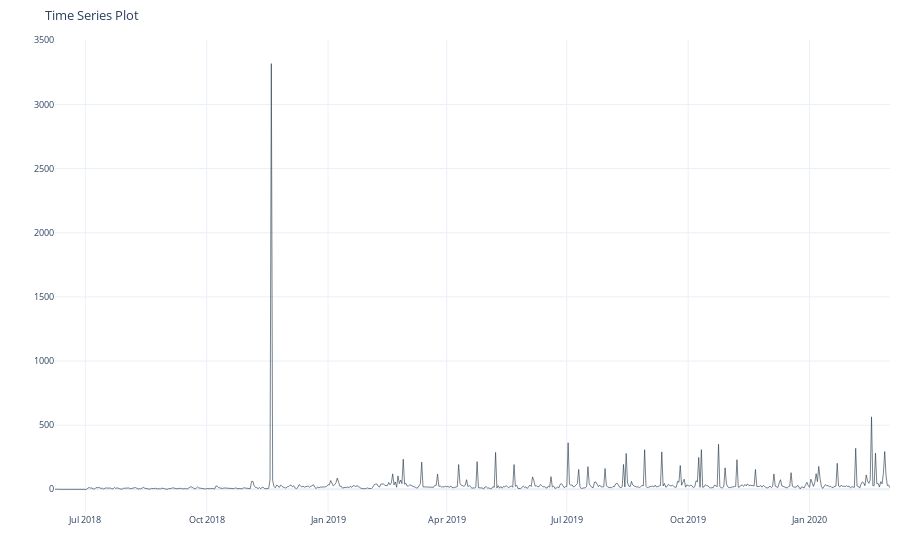

This figure's notebook cell:
### Markdown cell above
# Datasets

## Email Subscribers

A company decided to change the selling process of its products
converting from a completely physical store approach, to a more digital
and modern solution. Hence, it decided to open an online web store that
integrates an e-commerce platform, where its “virtual” customers can by
all the merchandise.  
In order to monitor this new business solution, it adopted few
well-known data analytics tools.

Google Analytics has been set up on the web store pages to collect data
related to page views, sessions and organic searches. This could
potentially help the company to understand whether its website is
gaining popularity.

Moreover, MailChimp is used to track all the customers that buy a
product and subscribe to the web store.

Finally, marketing events like discount programs and new product launch
are promoted through several social network channels.

All these data are stored into the company database and can be used to
analyze the factors that impacts on the web store sales.

### Code cell
load_data("../../data/email/", "email_prep").plot_timeseries('ds', 'y', smooth = False)

### Figure 1 — Plotly figure (JSON) as saved in the notebook; plotly's stock layout.template omitted (floating-point values rounded to 4 significant figures; data arrays with more than 128 entries replaced by an {"elided": "..."} marker saying what was removed)
{"data": [{"hoverlabel": {"font": {"size": 8.8}}, "line": {"color": "rgba(44, 62, 80, 1.0)", "width": 0.65}, "mode": "lines", "name": "Time Series", "showlegend": false, "type": "scatter", "x": {"elided": "634 str values"}, "y": {"elided": "634 int values"}}], "layout": {"autosize": true, "font": {"size": 11}, "legend": {"font": {"size": 8.8}, "title": {"font": {"size": 8.8}, "text": "Legend"}}, "margin": {"b": 40, "l": 10, "r": 10, "t": 40}, "title": {"font": {"size": 13.2}, "text": "Time Series Plot"}, "xaxis": {"anchor": "y", "domain": [0, 1], "tickfont": {"size": 8.8}, "tickformat": "%b %Y", "title": {"text": ""}}, "yaxis": {"anchor": "x", "domain": [0, 1], "tickfont": {"size": 8.8}, "title": {"text": ""}}}}
